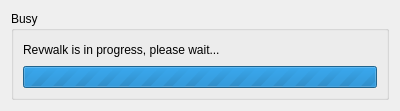
<?xml version="1.0" encoding="UTF-8"?>
<ui version="4.0">
 <class>BusyDialog</class>
 <widget class="QDialog" name="BusyDialog">
  <property name="geometry">
   <rect>
    <x>0</x>
    <y>0</y>
    <width>400</width>
    <height>111</height>
   </rect>
  </property>
  <property name="windowTitle">
   <string>Busy</string>
  </property>
  <layout class="QGridLayout" name="gridLayout">
   <item row="0" column="0">
    <widget class="QGroupBox" name="groupBox">
     <property name="title">
      <string>Busy</string>
     </property>
     <layout class="QGridLayout" name="gridLayout_3">
      <item row="0" column="0">
       <layout class="QGridLayout" name="gridLayout_2">
        <item row="1" column="0">
         <widget class="QProgressBar" name="progressBar">
          <property name="maximum">
           <number>0</number>
          </property>
          <property name="value">
           <number>-1</number>
          </property>
          <property name="textVisible">
           <bool>false</bool>
          </property>
         </widget>
        </item>
        <item row="0" column="0">
         <widget class="QLabel" name="label">
          <property name="text">
           <string>Revwalk is in progress, please wait...</string>
          </property>
         </widget>
        </item>
       </layout>
      </item>
     </layout>
    </widget>
   </item>
  </layout>
 </widget>
 <resources/>
 <connections/>
</ui>
